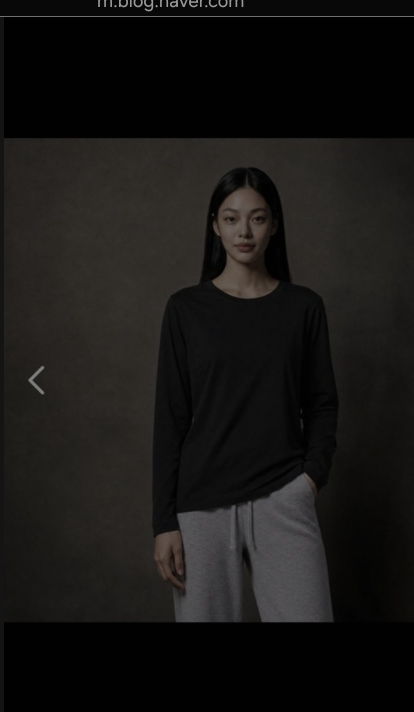
#> input picture tests/fixtures/owner_lightbox_81.jpg, 828 x 1424 px (shown at 1/2 size); its folder holds only this picture in this run
$ python -i blog_share.py   (imports and definitions only)
#> lines starting #> are read from the running program, lines starting #| are printed output that depends on the picture
"""데런픽 글 → 인스타 (주인 10/23 — '인스타·스레드에 쇼핑 글만 올리면 안 되니까, 데런픽 패션 아닌 글을 하루 한 편 가공해서').

Blog-Auto(sns_share.py)가 글마다 var/sns_share/<글번호>.json 을 쓴다:
  {pid, title, url, post_after, ig_caption, photos: [블로그 글에 넣은 사진 파일], credits, cancelled}
인스타 대기열(ig_scheduler.tick)이 1분마다 여기를 본다 — post_after 가 지났고 취소되지 않았고 아직 안 올린 글을
인스타 시간대 안에서, 인스타 글 사이 간격(gap_after)을 지켜 캐러셀(사진 2장 이상) 또는 사진 한 장 글로 올린다.
사진은 4:5~1.91:1 안으로 맞춰(세로가 너무 길면 위쪽을 남기고 자름) 공개 폴더(media)에 두고 올린 뒤 지운다.
스레드는 Blog-Auto 가 자기 스레드 예약 줄로 올린다 (여기서는 인스타만). 스레드 예약을 취소하면 cancelled 가 되어 인스타도 안 올림.
올린 기록: kv blog_share:ig:<글번호> (posted · failed · skipped: 이유) — 같은 글은 한 번만 (실패해도 다시 올리지 않음).
다시 쓴 글(rec.redo — 주인 10/25 '이상하다고 했던 글도 규정에 맞게 고쳐서')은 blog_share:ig:<글번호>:<redo> 로 따로 센다 (한 번 더 올림).
"""

from __future__ import annotations

import json
import logging
import secrets
from datetime import datetime, timedelta
from io import BytesIO
from pathlib import Path
from typing import Any

from dealbot.models import PublishResult
from dealbot.utils.timeutil import to_iso

log = logging.getLogger(__name__)

KV_DONE = "blog_share:ig:"
MAX_AGE = timedelta(hours=30)  # post_after 뒤 이만큼 지나도 못 올렸으면 (지난 소식) 건너뜀
RATIO_MIN, RATIO_MAX = 0.8, 1.91  # 인스타 사진 가로:세로 허용 범위
MAX_SIDE = 1440


def done_key(rec: dict[str, Any]) -> str:
    """올린 기록 열쇠 — 다시 쓴 글은 따로 (한 번 더 올릴 수 있게)."""
    redo = str(rec.get("redo") or "")
    return f"{KV_DONE}{rec['pid']}" + (f":{redo}" if redo else "")


def share_dir(metrics_path: str) -> Path:
    """Blog-Auto var/sns_share (활동 기록 파일 var/metrics/blogauto.json 옆)."""
    return Path(metrics_path).parent.parent / "sns_share"


def load(path: Path) -> dict[str, Any] | None:
    try:
        rec = json.loads(path.read_text(encoding="utf-8"))
    except (OSError, ValueError):
        return None
    return rec if isinstance(rec, dict) and rec.get("pid") else None


def due(folder: Path, db: Any, now: datetime) -> list[dict[str, Any]]:
    """올릴 차례인 글 (post_after 가 지남 · 취소 안 됨 · 아직 안 올림) — 먼저 차례가 된 것부터."""
    if not folder.is_dir():
        return []
    out = []
    for p in folder.glob("*.json"):
        rec = load(p)
        if rec is None or rec.get("cancelled") or db.kv_get(done_key(rec)):
            continue
        after = _when(rec.get("post_after"))
        if after is None or now < after:
            continue
        rec["_after"] = after
        out.append(rec)
    return sorted(out, key=lambda r: r["_after"])


def _when(v: Any) -> datetime | None:
    """시간대가 붙은 시각은 그대로, 없으면 서버 시각(Blog-Auto 가 적는 방식)으로 읽는다."""
    try:
        dt = datetime.fromisoformat(str(v))
    except (TypeError, ValueError):
        return None
    return dt if dt.tzinfo is not None else dt.astimezone()


def fit_jpeg(src: Path) -> bytes:
    """인스타 비율(4:5~1.91:1)로 맞춘 JPEG. 너무 세로로 길면 얼굴이 남게 위쪽을 남기고, 너무 가로로 길면 가운데를 남긴다."""
    from PIL import Image

    with Image.open(src) as im:
#> im is the input picture: PIL image 828x1424 RGB; mean R, G, B 24, 22.7, 21.2
        im = im.convert("RGB")
        w, h = im.size
#> w = 828; h = 1424
        r = w / h
#> r = 0.581
        if r < RATIO_MIN:
            nh = int(w / RATIO_MIN)
#> nh = 1035
            top = int((h - nh) * 0.15)
#> top = 58
            im = im.crop((0, top, w, top + nh))
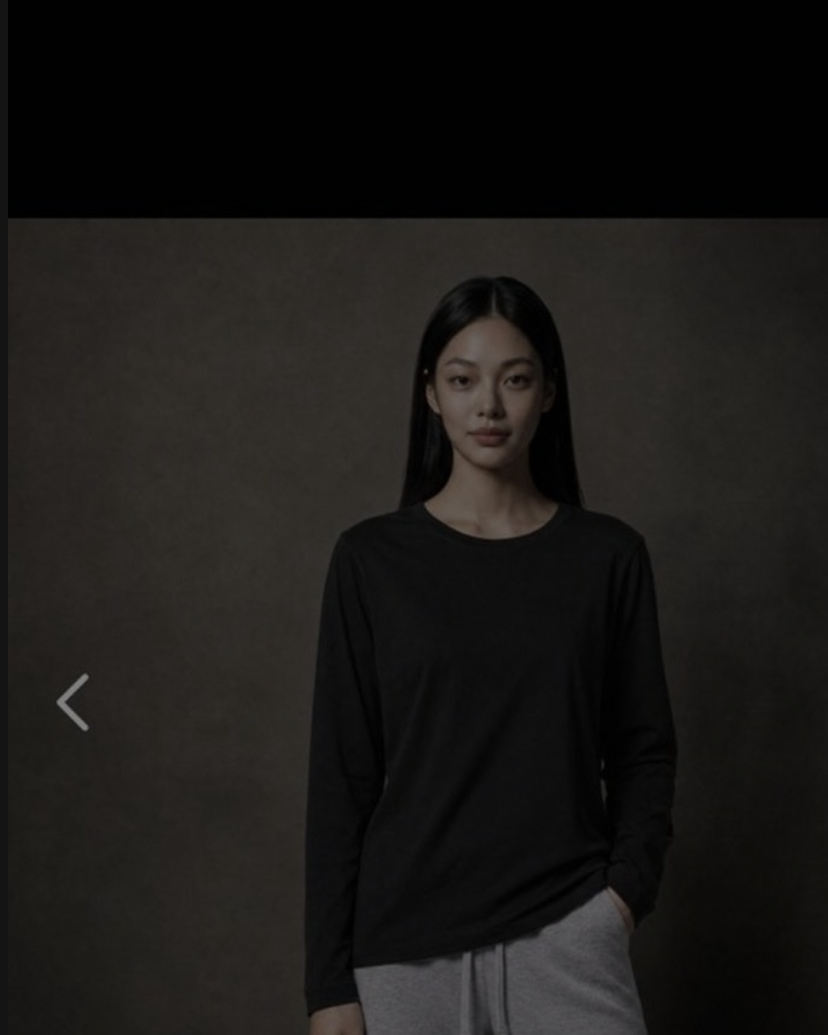
#> im: PIL image 828x1035 RGB; mean R, G, B 26.4, 24.8, 22.9
        elif r > RATIO_MAX:
            nw = int(h * RATIO_MAX)
            left = (w - nw) // 2
            im = im.crop((left, 0, left + nw, h))
        im.thumbnail((MAX_SIDE, MAX_SIDE))
        buf = BytesIO()
        im.save(buf, "JPEG", quality=90)
        return buf.getvalue()


# [60 lines not run here, left out]

>>> result = fit_jpeg('../../../tests/fixtures/owner_lightbox_81.jpg')
